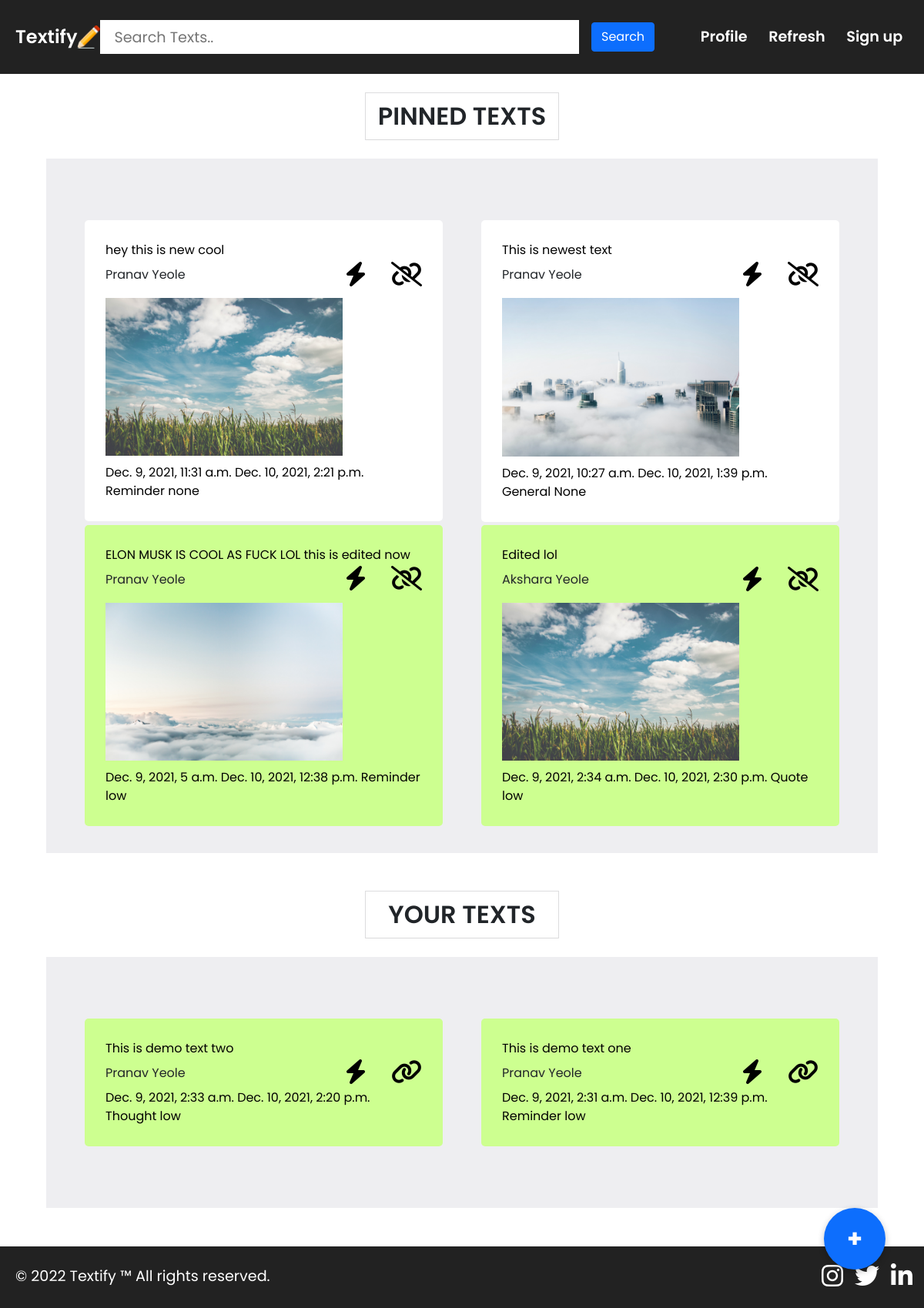
Before: / with the older database file.
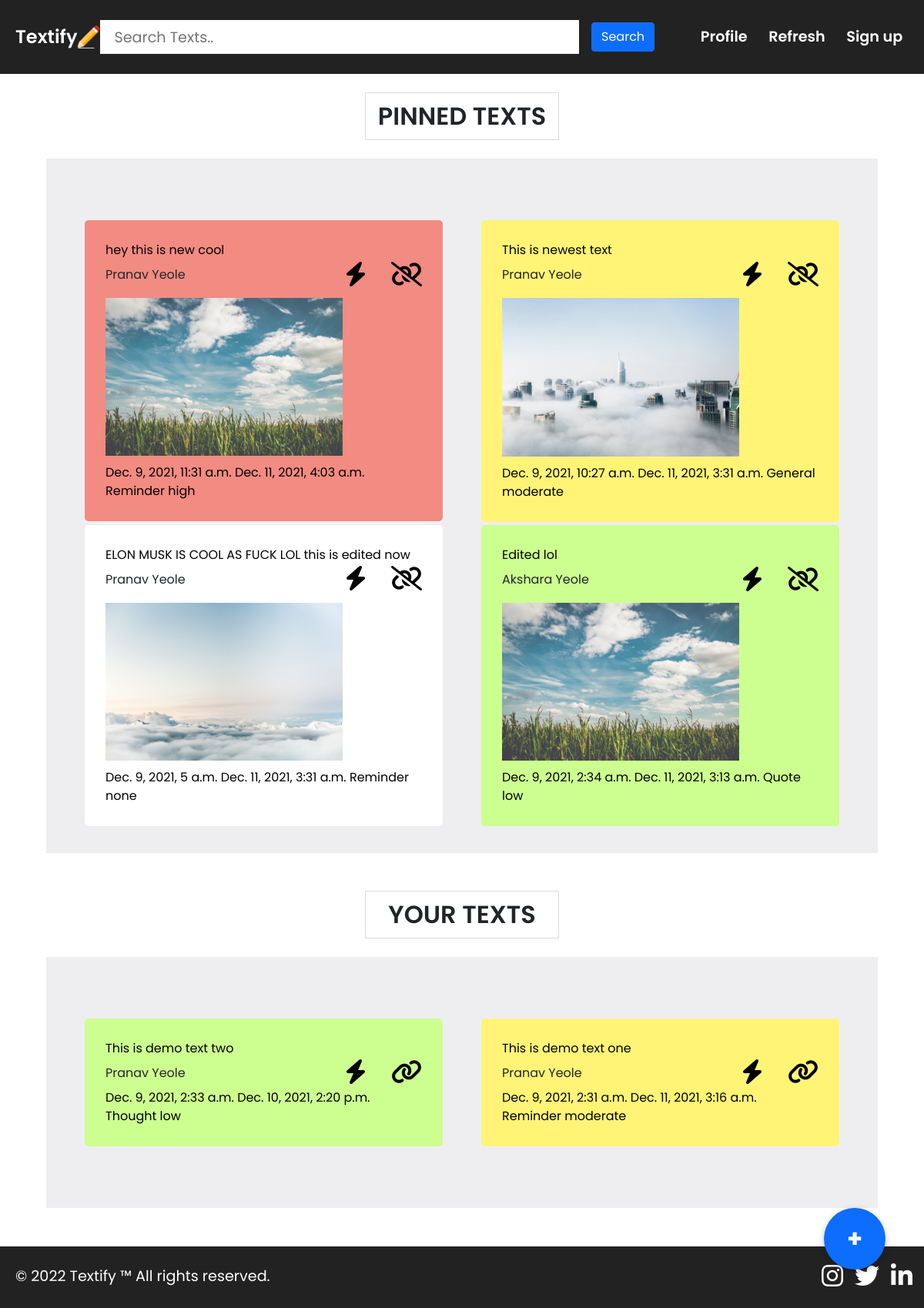
After: the same page with the newer database file.
### textifyapi/models.py (models this page shows, shortened)
class Text(models.Model):
    TEXT_CATEGORY = [
        ("gn", "General"),
        ("rm", "Reminder"),
        ("th", "Thought"),
        ("qt", "Quote"),
        ("nt", "Note")
    ]
    TEXT_SEVERITY = [
        ("l", "low"),
        ("m", "moderate"),
        ("h", "high")
    ]
    title = models.CharField(max_length=100, null=True, blank=True)
    content = RichTextField(null=True, blank=True)
    image = models.ImageField(upload_to="images/", blank=True, null=True)
    category = models.CharField(max_length=2, choices=TEXT_CATEGORY, default="gn")
    severity = models.CharField(max_length=1, choices=TEXT_SEVERITY, null=True, blank=True, default="l")
    pinned = models.BooleanField(default=False)
    created_at = models.DateTimeField(auto_now_add=True)
    updated_at = models.DateTimeField(auto_now=True)
    user = models.ForeignKey(User, on_delete=models.CASCADE)
    class Meta:
        ordering = ["-created_at"]

class User(models.Model):
    GENDER_CHOICE = [
        ("m", "Male"),
        ("f", "Female"),
        ("o", "Other")
    ]
    name = models.CharField(max_length=50)
    age = models.IntegerField(validators=[MinValueValidator(1), MaxValueValidator(100)])
    gender = models.CharField(max_length=1 ,choices=GENDER_CHOICE)
    username = models.CharField(max_length=10)
    email = models.EmailField()
    password = models.CharField(max_length=10)
    profile_pic = models.ImageField(null=True, blank=True, upload_to="php/")

### textifyapi/views.py (the view)
# urls.py: path('', views.TextList.as_view(), name="textlist"),
class TextList(ListView):
    model = Text
    template_name = "textifyapi/textlist.html"

### textifyapi/templates/textifyapi/textlist.html (shortened to what this page needs)
{% extends 'textifyapi/base.html' %}
{% load static %}
{% block head %}
    <link rel="stylesheet" href="{% static 'textifyapi/textlist.css' %}" type="text/css">
{% endblock head %}
{% block content %}
<span class="texts_heading">Pinned Texts</span>
<div class="text_grid" id="pinned_text_grid">
    {% for text in text_list %}
    {% if text.pinned == True %}
    <div class="text_entry pinned_text_entry {{text.severity}}" >
        <a class="singletext_link" href="{% url 'textdetail' text.pk %}">
            <div class="title_container">
                <span>{{text.title}}</span>
            </div>
        </a>
            <div class="meta_one">
                <span>{{text.user.name}}</span>
                <div class="text_options">
                    <div class="severity_option">
                        <a class="severityanchor" data-bs-toggle="collapse" href="#set_severity_{{text.id}}" role="button" aria-expanded="false" aria-controls="set_severity_{{text.id}}">
                            <i class="fa fa-bolt fa-2x"></i>
                          </a>
                    </div>
                    <div class="unpin_text">
                        <a class="unpinanchor" href="{% url 'unpintext' text.id %}"><i class="fa fa-unlink fa-2x"></i></a>
                    </div>
                </div>
            </div>
            <a class="singletext_link" href="{% url 'textdetail' text.pk %}">
            {% if text.image %}
            <div class="image_container">
                <img src="{{text.image.url}}" alt="{{text.title}}">
            </div>
            {% endif %}
            <div class="meta_container">
                <span>{{text.created_at}}</span>
                <span>{{text.updated_at}}</span>
                <span>{{text.get_category_display}}</span>
                <span>{{text.get_severity_display}}</span>
            </div>
        </a>
        </div>
    {% endif %}
    {% endfor %}
</div>
<span class="texts_heading">Your Texts</span>
<div class="text_grid">
    {% for text in text_list %}
    {% if text.pinned != True %}
    <div class="text_entry {{text.severity}}">
    <a class="singletext_link" href="{% url 'textdetail' text.pk %}">
        <div class="title_container">
            <span>{{text.title}}</span>
        </div>
    </a>
        <div class="meta_one">
            <span>{{text.user.name}}</span>
            <div class="text_options">
            <div class="severity_option">
                <a class="severityanchor" data-bs-toggle="collapse" href="#set_severity_{{text.id}}" role="button" aria-expanded="false" aria-controls="set_severity_{{text.id}}">
                    <i class="fa fa-bolt fa-2x"></i>
                  </a>
            </div>
            <div class="pin_text">
                <a class="pinanchor" href="{% url 'pintext' text.id %}"><i class="fa fa-link fa-2x"></i></a>
            </div>
            </div>
        </div>
    <a class="singletext_link" href="{% url 'textdetail' text.pk %}">
        <div class="meta_two">
            <span>{{text.created_at}}</span>
            <span>{{text.updated_at}}</span>
            <span>{{text.get_category_display}}</span>
            <span>{{text.get_severity_display}}</span>
        </div>
    </a>
    </div>
{% endif %}
    {% endfor %}
</div>
<a href="{% url 'textcreate' %}">
    <div id="add_icon">
        <span>+</span>
    </div>
</a>
{% endblock content %}

### textifyapi/templates/textifyapi/base.html (shortened to what this page needs)
{% load static %}
<!DOCTYPE html>
<html lang="en">
<head>
    <link rel="stylesheet" href="{% static 'textifyapi/base.css' %}" type="text/css">
    <link href="https://cdn.jsdelivr.net/npm/bootstrap@5.1.3/dist/css/bootstrap.min.css" rel="stylesheet">
    {% block head %}
    {% endblock head %}
</head>
<body>
    <header>
        <nav >
            <a id="logo_anchor" href="/"><span id="logo_text">Textify</span></a>
            <img id="logo" src="{% static 'textifyapi/logo/logo.png' %}" alt="logo">
            <form action="{% url 'search' %}" method="POST" id="base_form">
                <input type="text" name="searchQuery" placeholder="Search Texts.." required>
                <button type="submit" class="btn btn-primary ms-3">Search</button>
            </form>
            <ul id="nav_list">
                <li>Profile</li>
                <li>Refresh</li>
                <li><a href="{% url 'signup' %}">Sign up</a></li>
            </ul>
        </nav>
    </header>
    <div id="base_content">
        {% block content %}
        {% endblock content %}
    </div>
    <footer>
        <span>&copy; 2022 Textify &#8482; All rights reserved.</span>
        <ul id="socials">
        <li><a href="https://www.instagram.com/_pranv_/" target="_blank"><i class="fa fa-instagram fa-2x"></i></a></li>
        <li><a href="https://twitter.com/pranv21" target="_blank"><i class="fa fa-twitter fa-2x"></i></a></li>
        <li><a href="https://www.linkedin.com/in/pranav-yeole-3aab14215/" target="_blank"><i class="fa fa-linkedin fa-2x"></i></a></li>
        </ul>
    </footer>
</body>
</html>

### textifyapi/static/textifyapi/base.css (style rules this page uses)
* { margin: 0; padding: 0; font-family: 'Poppins', sans-serif; scroll-behavior: smooth; }
body { position: relative; min-height: 100vh; }
#base_content { padding-top: 12vh; padding-bottom: 10vh; }
nav { display: flex; align-items: center; position: fixed; z-index: 2; top: 0; width: 100%; height: 12vh; color: #fff; background-color: #222; }
#logo { width: 30px; }
#logo_anchor { text-decoration: none; color: white; }
#logo_text { margin-left: 20px; font-size: 1.5em; font-weight: 600; cursor: pointer; }
#base_form { display: flex; align-items: center; margin: 0 auto; width: 60%; height: 100%; }
#base_form input { outline: none; border: none; padding-left: 15px; font-size: 1.2em; width: 90%; height: 45%; border: 3px solid transparent; transition: all 200ms linear; }
#nav_list { list-style: none; margin-bottom: 0; width: 350px; display: flex; justify-content: space-evenly; }
#nav_list li { font-size: 1.2em; font-weight: 600; cursor: pointer; }
#nav_list li a { text-decoration: none; color: #fff; }
#socials { list-style: none; display: flex; align-items: center; justify-content: space-evenly; width: 15vw; margin-bottom: 0; margin-left: auto; }
#socials a { text-decoration: none; color: #fff; }
footer { position: absolute; bottom: 0; left: 0; width: 100%; height: 10vh; display: flex; align-items: center; background-color: #222; }
footer span { color: white; font-size: 1.2em; margin: 20px; }

### textifyapi/static/textifyapi/textlist.css (style rules this page uses)
#add_icon { width: 80px; height: 80px; border-radius: 50%; position: fixed; z-index: 2; bottom: 50px; right: 50px; background-color: #0d6efd; box-shadow: rgba(0, 0, 0, 0.24) 0px 3px 8px; display: flex; align-items: center; justify-content: center; cursor: pointer; }
#add_icon span { color: #fff; font-size: 2em; font-weight: bold; }
.texts_heading { width: 250px; height: 60px; display: flex; align-items: center; justify-content: center; text-transform: uppercase; margin: 25px auto; font-size: 2em; font-weight: 600; box-shadow: rgba(0, 0, 0, 0.02) 0px 1px 3px 0px, rgba(27, 31, 35, 0.15) 0px 0px 0px 1px; }
.singletext_link { text-decoration: none; color: #000; }
.text_grid { display: grid; box-sizing: border-box; width: 90vw; margin: 50px auto; margin-top: 25px; padding: 80px 50px; grid-template: repeat(1, minmax(50px, auto))/repeat(auto-fit, minmax(300px, 0.5fr)); align-items: center; justify-content: center; grid-gap: 50px; grid-auto-flow: dense; grid-auto-rows: 300px; background-color: #eeeef1; }
.text_entry { background-color: #fff; padding: 25px; border-radius: 5px; border: 2px solid transparent; transition: all 200ms linear; cursor: pointer; }
.meta_one { display: flex; height: 40px; align-items: center; justify-content: space-between; }
.text_options { position: relative; width: 100px; height: 100%; display: flex; justify-content: space-between; align-items: center; }
.image_container { width: 75%; margin: 10px 0; height: 50%; overflow: hidden; }
.image_container img { object-fit: cover; object-position: center; width: 100%; height: 100%; }
.pinanchor, .unpinanchor, .severityanchor { text-decoration: none; color: #000; }
.l { background-color: #cdff90; }
.m { background-color: #fff476; }
.h { background-color: #f28b82; }

Changed rows visible on the page:
changed Text "hey this is new cool": updated_at "Dec. 10, 2021, 2:21 p.m." → "Dec. 11, 2021, 4:03 a.m."; severity "none" → "high"
changed Text "This is newest text": updated_at "Dec. 10, 2021, 1:39 p.m." → "Dec. 11, 2021, 3:31 a.m."; severity "None" → "moderate"
changed Text "ELON MUSK IS COOL AS FUCK LOL this is edited now": updated_at "Dec. 10, 2021, 12:38 p.m." → "Dec. 11, 2021, 3:31 a.m."; severity "low" → "none"
changed Text "Edited lol": updated_at "Dec. 10, 2021, 2:30 p.m." → "Dec. 11, 2021, 3:13 a.m."
changed Text "This is demo text one": updated_at "Dec. 10, 2021, 12:39 p.m." → "Dec. 11, 2021, 3:16 a.m."; severity "low" → "moderate"
